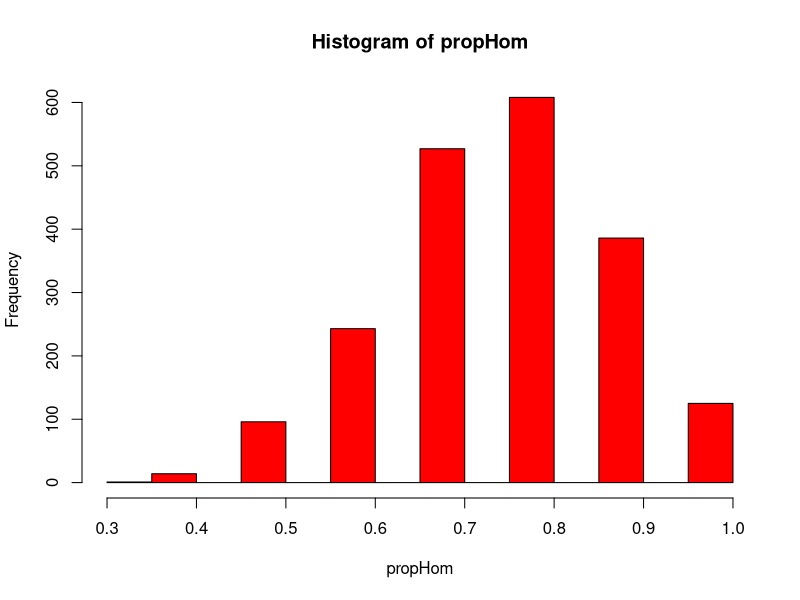
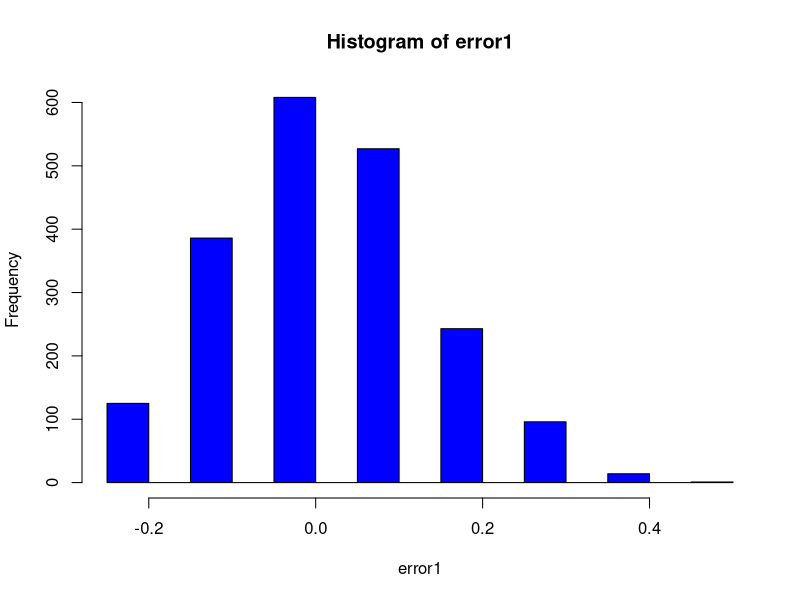

Here is the R script that generated these plots, in order:
################################################################################
# Simulación y ejemplo de cálculo mediante simulación de un tamaño
# de muestras para estimar una proporción
################################################################################

# Número de hombres y mujeres de un grupo en particular
numhombres <- 58
nummujeres <- 18

# Tamaño de muestra de la población
tammuestra <- 10
# Número de simulaciones para estimar el tamaño de muestra apropiado
nsim <- 2000

# Generar la población total
total <- c(rep("Hombre",numhombres),rep("Mujer",nummujeres))
total

# Tabla de frecuencia "real" a partir de la población
table(total)
# Proporción "real" a partir de la población
table(total)/sum(table(total))

# Estraer sólo la proporción de hombres
propHomR <- (table(total)/sum(table(total)))[1]
propHomR

# Generar una muestra aleatoria sin reemplazamiento
muestra <- sample(total,tammuestra)
muestra

# Tabla de frecuencia de la muestra
table(muestra)
# Proporción de la muestra
table(muestra)/sum(table(muestra))

# "Error" entre la proporción "real" y la de la "muestra"
# o diferencia entre la proporción "real" y la muestra
# Proporción real
pR <- table(total)/sum(table(total))
# Proporción de la muestra
pM <- table(muestra)/sum(table(muestra))
# Diferencia de las proporciones en valor absoluto
pR-pM
# Diferencia de las proporciones en valor absoluto
abs(pR-pM)

# Estimación de la distribución del la proporción utilizando
# un tamaño de muestra específico de acuerdo a la variable
# "tammuestra2" y replicado el número de simulaciones
simula1 <- data.frame(replicate(nsim,sample(total,tammuestra)))
# Cálculo de la proporción de hombres para cada muestra generada
propHom <- sapply(simula1,function(x) (table(x)/sum(table(x)))[1])

# Histograma de la proporciones de hombres de acuerdo a la muestra.
hist(propHom, col = "red")
# Resumen estadístico de la proporción simulada.
summary(propHom)
# Estimación del intervalo de confianza al 95%
quantile(propHom,c(0.025,0.975))

# Distribución del error
# Cálculo de la diferencia entre el valor "verdadero" y
# el valor obtenido de las muestras.
error1 <- propHomR-propHom
# Histograma de las diferencias, desviaciones o errores.
hist(error1,col="blue")
# Cálculo del intervalo de confianza al 95% de los errores.
quantile(error1,c(0.025,0.975))
